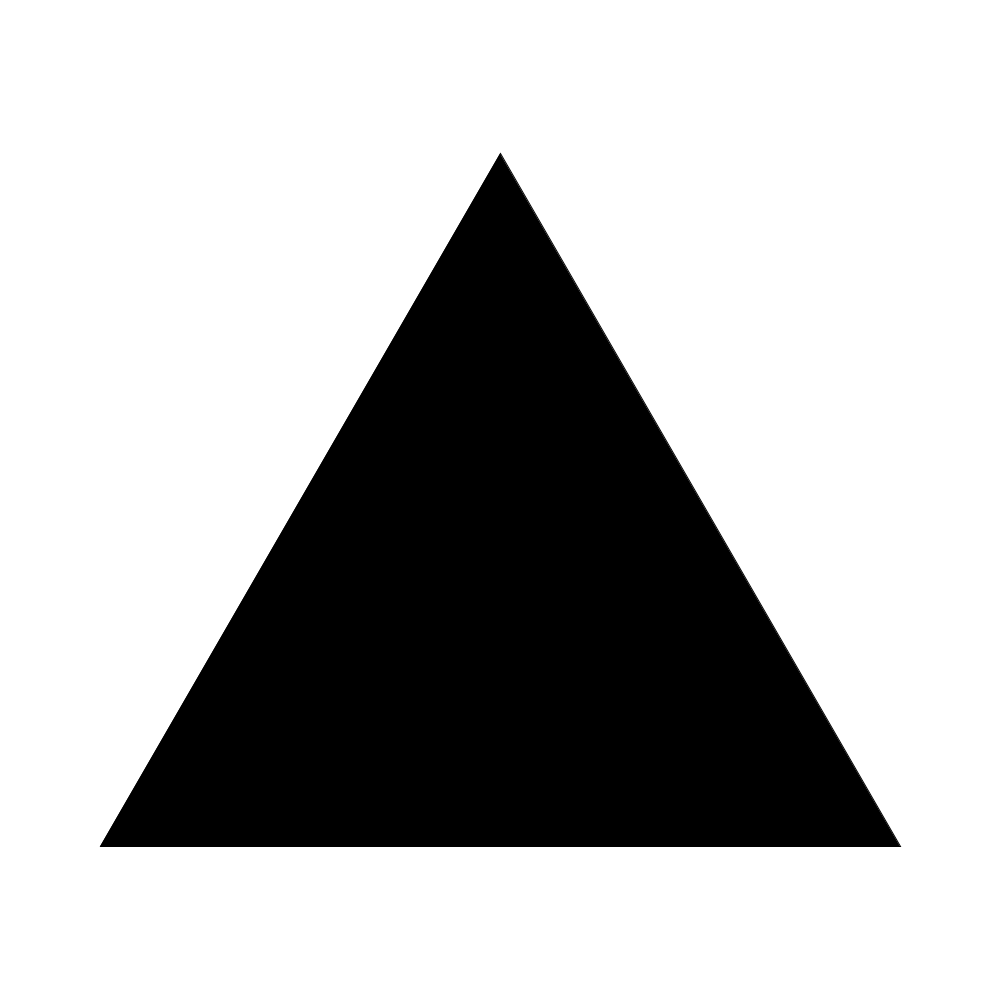
Frame 1 (no input)
Frame 60 (the mouse pressed at the canvas centre just before this capture): identical to frame 1, image omitted
Frame 120 (the mouse held since frame 60 and released just before this capture): identical to frame 1, image omitted

The Processing sketch that drew this single still picture (run headless with seeded random() and noise(); from frame 60 on, the mouse is pressed at the canvas centre):

// Processing sketch: sierpinski_gasket
// ── sierpinski_gasket.pde
float side_length = 800;
float initial_height = side_length * sqrt(3) / 2;

void setup() {
  size(1000, 1000);
  background(255);
  draw_initial_triangle();
}

void draw_initial_triangle() {
  float top_x = width / 2;
  float left_x = width / 2 - side_length / 2;
  float right_x = width / 2 + side_length / 2;

  float top_y = (height - initial_height) / 2;
  float bottom_y = (height + initial_height) / 2;
  
  fill(0);
  triangle(top_x, top_y, right_x, bottom_y, left_x, bottom_y);
}

void draw() {  
  draw_triangle();
}

void draw_triangle() {
}
  
